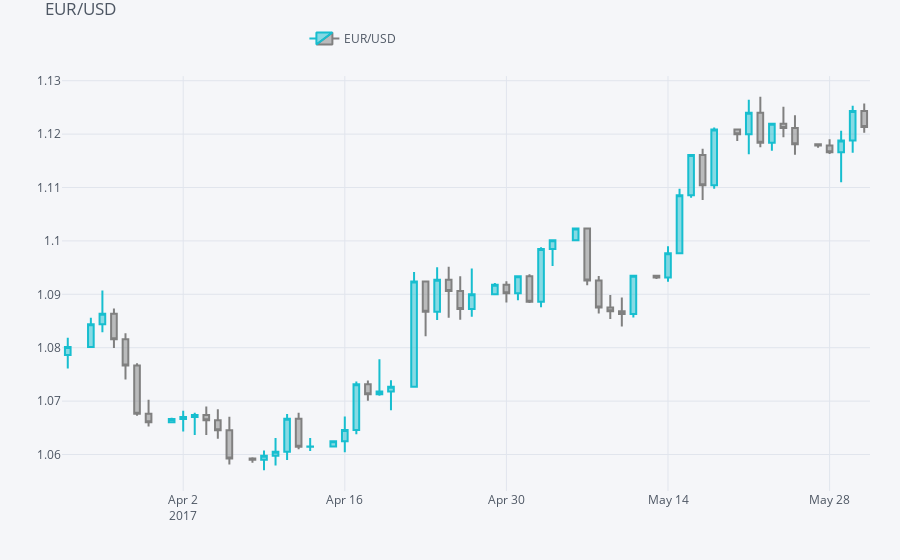

Write notebook code for a chart like this one.
### Code cell
plyo.iplot(qf.iplot(asFigure=True))
